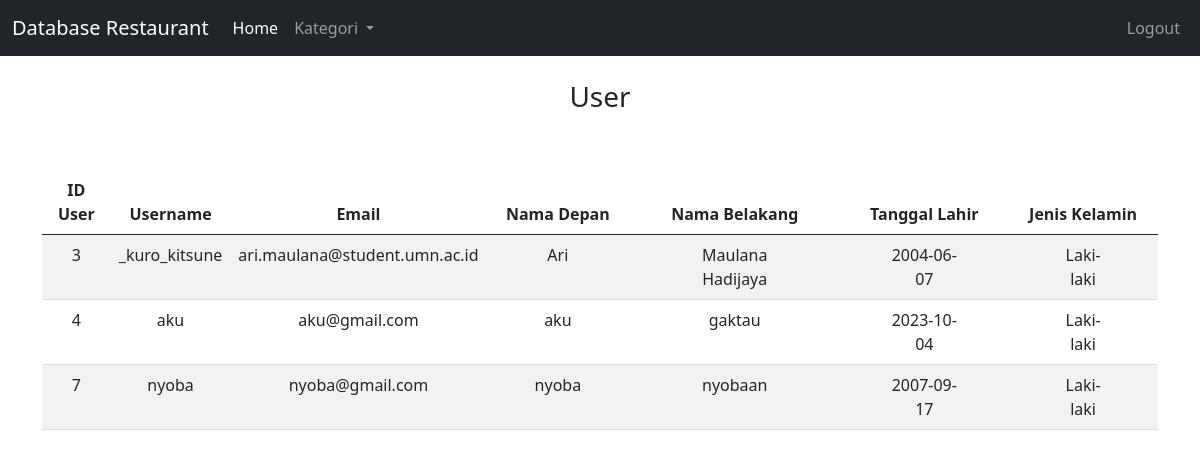
The page /User/user.php on the database its author committed.
### tables this page shows
CREATE TABLE `userregister` (
  `ID_user` int(5) NOT NULL,
  `Username` varchar(30) NOT NULL,
  `Email` varchar(50) NOT NULL,
  `password` varchar(100) NOT NULL,
  `Nama_depan` varchar(20) NOT NULL,
  `Nama_belakang` varchar(30) NOT NULL,
  `Tanggal_lahir` date NOT NULL,
  `Jenis_kelamin` varchar(15) NOT NULL
);

### User/user.php (the view, shortened to what this page needs)
<!DOCTYPE html>
<html>
<head>
    <link href="https://cdn.jsdelivr.net/npm/bootstrap@5.0.2/dist/css/bootstrap.min.css" rel="stylesheet">
</head>
<body>
<nav class="navbar navbar-expand-lg navbar-dark bg-dark">
        <div class="container-fluid">
            <a class="navbar-brand" href="../admin.php">Database Restaurant</a>
            <div class="collapse navbar-collapse" id="navbarScroll">
                <ul class="navbar-nav me-auto mb-2 mb-lg-0">
                    <li class="nav-item">
                        <a class="nav-link active" aria-current="page" href="../admin.php">Home</a>
                    </li>
                    <li class="nav-item dropdown">
                        <a class="nav-link dropdown-toggle" href="#" id="navbarDropdown" role="button" data-bs-toggle="dropdown" aria-haspopup="true" aria-expanded="false">
                            Kategori
                        </a>
                    </li>
                </ul>
                <ul class="navbar-nav ml-auto">
                    <li class="nav-item">
                        <a class="nav-link" href="./logout.php">Logout</a>
                    </li>
                </ul>
            </div>
        </div>
    </nav>
    <div class="container mt-4">
        <h3 class="text-center">User</h3>
        <br/>
        <br/>
        <table class="table table-striped">
            <thead>
                <tr>
                    <th class="text-center">ID User</th>
                    <th class="text-center">Username</th>
                    <th class="text-center">Email</th>
                    <th class="text-center">Nama Depan</th>
                    <th class="text-center">Nama Belakang</th>
                    <th class="text-center">Tanggal Lahir</th>
                    <th class="text-center">Jenis Kelamin</th>
                </tr>
            </thead>
            <tbody>
                <?php
                include '../koneksi.php';
                $sql = mysqli_query($conn, "SELECT * FROM `userregister`");
                while ($result = mysqli_fetch_assoc($sql)) {
                    ?>
                    <tr>
                        <td class="text-center"><?php echo $result['ID_user'] ?></td>
                        <td class="text-center"><?php echo $result['Username'] ?></td>
                        <td class="text-center"><?php echo $result['Email'] ?></td>
                        <td class="text-center px-5"><?php echo $result['Nama_depan'] ?></td>
                        <td class="text-center px-5"><?php echo $result['Nama_belakang'] ?></td>
                        <td class="text-center px-5"><?php echo $result['Tanggal_lahir'] ?></td>
                        <td class="text-center px-5"><?php echo $result['Jenis_kelamin'] ?></td>
                    </tr>
                    <?php
                }
                ?>
            </tbody>
        </table>
    </div>
</body>
</html>

### rows shown on the page
userregister: ID_user "3", Username "_kuro_kitsune", Email "ari.maulana@student.umn.ac.id", Nama_depan "Ari", Nama_belakang "Maulana Hadijaya", Tanggal_lahir "2004-06-07", Jenis_kelamin "Laki-laki"
userregister: ID_user "4", Username "aku", Email "aku@gmail.com", Nama_depan "aku", Nama_belakang "gaktau", Tanggal_lahir "2023-10-04", Jenis_kelamin "Laki-laki"
userregister: ID_user "7", Username "nyoba", Email "nyoba@gmail.com", Nama_depan "nyoba", Nama_belakang "nyobaan", Tanggal_lahir "2007-09-17", Jenis_kelamin "Laki-laki"
